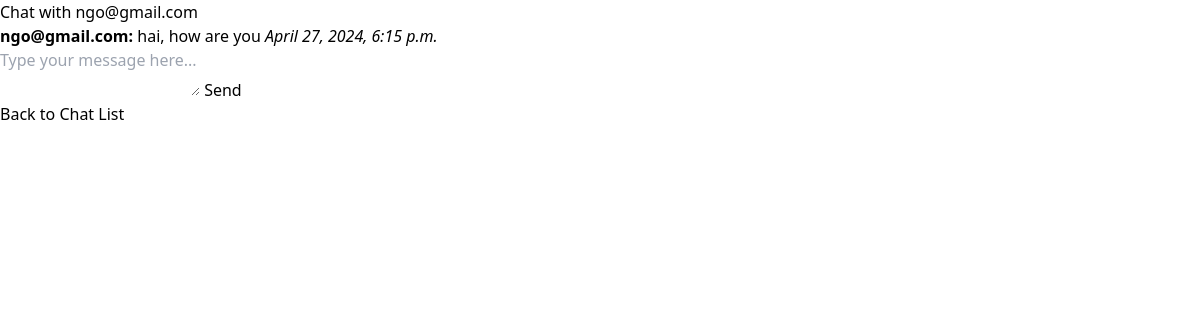
Before: /chat/chat/ngo@gmail.com/ (signed in) with the older database file.
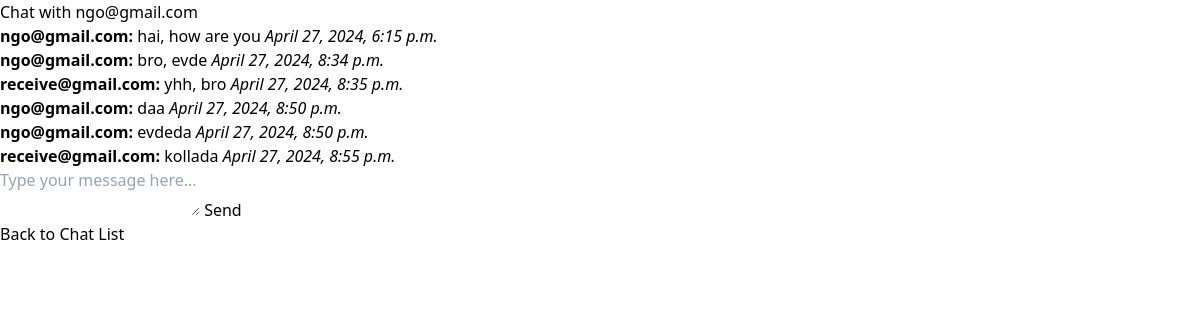
After: the same page with the newer database file.
### chat/models.py (models this page shows, shortened)
class Message(models.Model):
    sender = models.ForeignKey(settings.AUTH_USER_MODEL, related_name='sent_messages', on_delete=models.CASCADE)
    receiver = models.ForeignKey(settings.AUTH_USER_MODEL, related_name='received_messages', on_delete=models.CASCADE)
    message = models.TextField()
    timestamp = models.DateTimeField(auto_now_add=True)
    is_read = models.BooleanField(default=False)

### chat/views.py (the view)
# urls.py: path('chat/<str:username>/', ChatDetailView.as_view(), name='chat_detail'),
class ChatDetailView(View):
    @method_decorator(login_required)
    def get(self, request, username, *args, **kwargs):
        other_user = User.objects.get(username=username)
        messages = Message.objects.filter(
            (Q(sender=request.user) & Q(receiver=other_user)) |
            (Q(sender=other_user) & Q(receiver=request.user))
        ).order_by('timestamp')
        return render(request, 'chat_detail.html', {'messages': messages, 'other_user': other_user})

### chat/templates/chat_detail.html (shortened to what this page needs)
<!DOCTYPE html>
<html lang="en">
<head>
    <script src="https://cdn.tailwindcss.com"></script>
    <link rel="stylesheet" href="https://cdnjs.cloudflare.com/ajax/libs/font-awesome/6.1.1/css/all.min.css" />
    <link
    rel="stylesheet"
    href="https://cdn.jsdelivr.net/npm/bootstrap-icons@1.3.0/font/bootstrap-icons.css"
    />
</head>
<body>
    <section>
        <h2>Chat with {{ other_user.username }}</h2>
        <div>
            <ul class="">
                {% for message in messages %}
                <li class="">
                    <div>
                        <strong>{{ message.sender.username }}:</strong> {{ message.message }} <em>{{ message.timestamp }}</em>
                    </div>
                </li>
                {% endfor %}
            </ul>
        </div>
        <div>
            <form method="post" action="{% url 'send_message' %}">
                <textarea name="message" placeholder="Type your message here..." required></textarea>
                <button type="submit">Send</button>
            </form>
        </div>
        <a href="{% url 'chat_list' %}">Back to Chat List</a>
    </section>
</body>
</html>

Changed rows visible on the page:
added Message: sender.username "ngo@gmail.com", message "bro, evde", timestamp "April 27, 2024, 8:34 p.m."
added Message: sender.username "receive@gmail.com", message "yhh, bro", timestamp "April 27, 2024, 8:35 p.m."
added Message: sender.username "ngo@gmail.com", message "daa", timestamp "April 27, 2024, 8:50 p.m."
added Message: sender.username "ngo@gmail.com", message "evdeda", timestamp "April 27, 2024, 8:50 p.m."
added Message: sender.username "receive@gmail.com", message "kollada", timestamp "April 27, 2024, 8:55 p.m."
